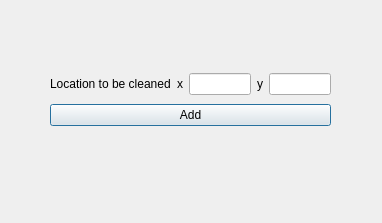
<?xml version="1.0" encoding="UTF-8"?>
<ui version="4.0">
 <class>setcleanDialog</class>
 <widget class="QDialog" name="setcleanDialog">
  <property name="geometry">
   <rect>
    <x>0</x>
    <y>0</y>
    <width>382</width>
    <height>223</height>
   </rect>
  </property>
  <property name="windowTitle">
   <string>Dialog</string>
  </property>
  <widget class="QWidget" name="">
   <property name="geometry">
    <rect>
     <x>50</x>
     <y>70</y>
     <width>281</width>
     <height>61</height>
    </rect>
   </property>
   <layout class="QVBoxLayout" name="verticalLayout">
    <item>
     <layout class="QVBoxLayout" name="verticalLayout_2">
      <item>
       <layout class="QHBoxLayout" name="horizontalLayout_4">
        <item>
         <widget class="QLabel" name="labelIn">
          <property name="text">
           <string>Location to be cleaned</string>
          </property>
         </widget>
        </item>
        <item>
         <widget class="QLabel" name="labelIn_x">
          <property name="text">
           <string>x</string>
          </property>
         </widget>
        </item>
        <item>
         <widget class="QLineEdit" name="lineEditIn_x"/>
        </item>
        <item>
         <widget class="QLabel" name="labelIn_y">
          <property name="text">
           <string>y</string>
          </property>
         </widget>
        </item>
        <item>
         <widget class="QLineEdit" name="lineEditIn_y"/>
        </item>
       </layout>
      </item>
     </layout>
    </item>
    <item>
     <widget class="QPushButton" name="pushButtonAdd">
      <property name="text">
       <string>Add</string>
      </property>
     </widget>
    </item>
   </layout>
  </widget>
 </widget>
 <resources/>
 <connections/>
</ui>
